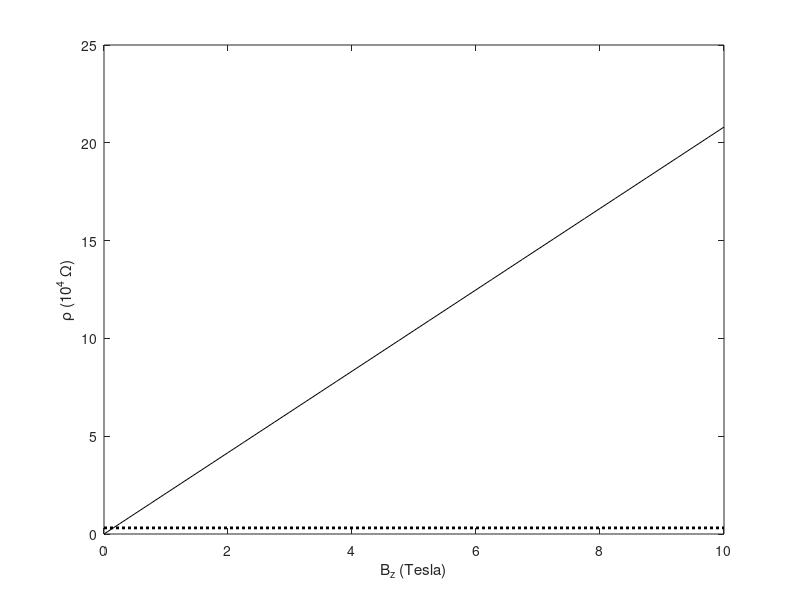

The MATLAB script that drew this image: (Note: this script raises an error after producing the figure.)
%copyright by J. E Hasbun and T. Datta
%hall_example.m
%Simple illustration of the classical transverse and
%logitudinal resistivities along with their quantum mechanical
%versions.
clear
e=1.602176487e-19;        %electronic charge
h=6.62606896e-34;         %Planck'constant (J.s)
fxQ=h/e;                  %quantized unit of flux (webers)
rhoQ=fxQ/e;               %quantized resistivity (ohm) (in 2D)
A=1.e-4;                  %sample area m^2
N=3.e10;                  %number of electrons
Bmin=0; Bs=0.25; Bmax=10; %range of B
B=Bmin:Bs:Bmax;
nB=length(B);
for i=1:nB
  rhoH(i)=B(i)*A/N/e;  %classical rho_H in Ohm (classical)
end
rhoL=0.015*rhoH(nB);   %class. rho_L in Ohm - let it be some constant
%Quantized Hall resistance
%Need nu (the Landau level fill factor), use N=nu*e*B*A/h=nu*B*A/fxQ
nu_min=N*fxQ/Bmax/A;    %minimum value of nu
nu_max=N*fxQ/Bs/A;      %maximum value of nu
nu_low=ceil(nu_min);    %round the value
nu_high=ceil(nu_max);   %highest nu for rho to reach rhoH(nB)
nu=nu_low:1:nu_high;    %vary nu in integer values
nNu=length(nu);
for j=1:nNu
  rhoHQ(j)=rhoQ/nu(j);  %quantum rho_H=(h/e^2)/nu
  %Find the B field values of rho_L=0, use def: BA=N*(h/e)/nu
  BQ(j)=N*fxQ/A/nu(j);
end
plot(B,rhoH/1e4,'k')    %classical rho_H
hold on
%classical rho_L
line([B(1) B(nB)],[rhoL/1e4 rhoL/1e4],'Color','k','LineStyle',':',...
  'LineWidth',2)
xlabel('B_z (Tesla)')
ylabel('\rho (10^4 \Omega)')
plot(BQ,rhoHQ/1e4,'ksq') %quantum rho_H
plot(BQ,0.0,'ko')        %quantum rho_L zero positions
for j=1:nNu
  str=cat(2,'  \nu=',num2str(nu(j),'%i'));
  text(BQ(j),rhoHQ(j)/1e4,str)
end
axis([0 6*BQ(nNu) 0 6*rhoHQ(nNu)/1e4])
legend('Classical \rho_H','Classical \rho_L','Quantum \rho_H plateau positions',...
  'Quantum \rho_L zero positions',0)
str=cat(2,'Classical, Integer Quantum Hall Effect Example: ',...
    'N_s=',num2str(N/(A*1e4),'%6.2e'),'cm^{-2}');
title(str)
